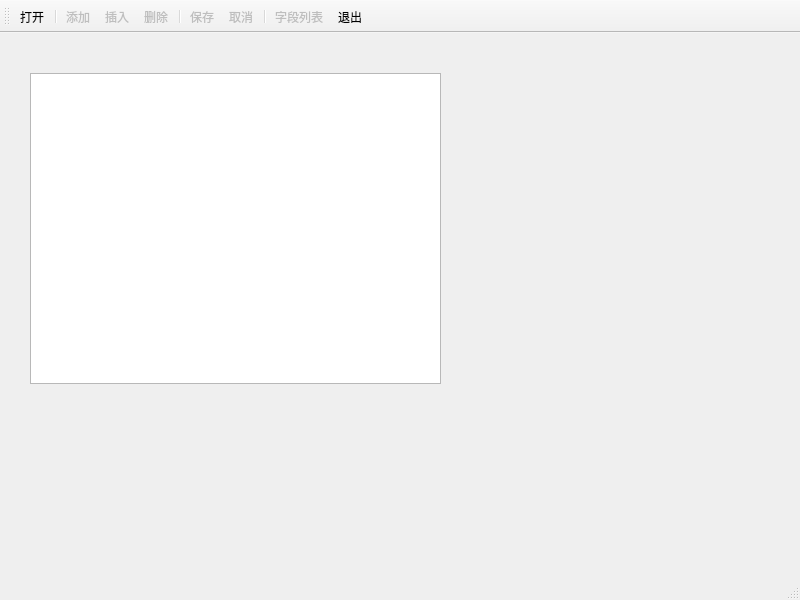
<?xml version="1.0" encoding="UTF-8"?>
<ui version="4.0">
 <class>MainWindow</class>
 <widget class="QMainWindow" name="MainWindow">
  <property name="geometry">
   <rect>
    <x>0</x>
    <y>0</y>
    <width>800</width>
    <height>600</height>
   </rect>
  </property>
  <property name="windowTitle">
   <string>MainWindow</string>
  </property>
  <widget class="QWidget" name="centralwidget">
   <widget class="QTableView" name="tableView">
    <property name="geometry">
     <rect>
      <x>30</x>
      <y>40</y>
      <width>411</width>
      <height>311</height>
     </rect>
    </property>
   </widget>
  </widget>
  <widget class="QStatusBar" name="statusbar"/>
  <widget class="QToolBar" name="toolBar">
   <property name="windowTitle">
    <string>toolBar</string>
   </property>
   <property name="toolButtonStyle">
    <enum>Qt::ToolButtonTextUnderIcon</enum>
   </property>
   <attribute name="toolBarArea">
    <enum>TopToolBarArea</enum>
   </attribute>
   <attribute name="toolBarBreak">
    <bool>false</bool>
   </attribute>
   <addaction name="actOpenDB"/>
   <addaction name="separator"/>
   <addaction name="actRecAppend"/>
   <addaction name="actRecInsert"/>
   <addaction name="actRecDelete"/>
   <addaction name="separator"/>
   <addaction name="actSubmit"/>
   <addaction name="actRevert"/>
   <addaction name="separator"/>
   <addaction name="actFields"/>
   <addaction name="actQuit"/>
  </widget>
  <action name="actOpenDB">
   <property name="icon">
    <iconset resource="res.qrc">
     <normaloff>:/icons/images/open3.bmp</normaloff>:/icons/images/open3.bmp</iconset>
   </property>
   <property name="text">
    <string>打开</string>
   </property>
   <property name="toolTip">
    <string>打开数据库</string>
   </property>
  </action>
  <action name="actRecAppend">
   <property name="enabled">
    <bool>false</bool>
   </property>
   <property name="icon">
    <iconset resource="res.qrc">
     <normaloff>:/icons/images/316.bmp</normaloff>:/icons/images/316.bmp</iconset>
   </property>
   <property name="text">
    <string>添加</string>
   </property>
   <property name="toolTip">
    <string>添加记录</string>
   </property>
  </action>
  <action name="actRecInsert">
   <property name="enabled">
    <bool>false</bool>
   </property>
   <property name="icon">
    <iconset resource="res.qrc">
     <normaloff>:/icons/images/306.bmp</normaloff>:/icons/images/306.bmp</iconset>
   </property>
   <property name="text">
    <string>插入</string>
   </property>
   <property name="toolTip">
    <string>插入记录</string>
   </property>
  </action>
  <action name="actRecDelete">
   <property name="enabled">
    <bool>false</bool>
   </property>
   <property name="icon">
    <iconset resource="res.qrc">
     <normaloff>:/icons/images/delete1.bmp</normaloff>:/icons/images/delete1.bmp</iconset>
   </property>
   <property name="text">
    <string>删除</string>
   </property>
   <property name="toolTip">
    <string>删除记录</string>
   </property>
  </action>
  <action name="actSubmit">
   <property name="enabled">
    <bool>false</bool>
   </property>
   <property name="icon">
    <iconset resource="res.qrc">
     <normaloff>:/icons/images/save1.bmp</normaloff>:/icons/images/save1.bmp</iconset>
   </property>
   <property name="text">
    <string>保存</string>
   </property>
   <property name="toolTip">
    <string>保存修改</string>
   </property>
  </action>
  <action name="actRevert">
   <property name="enabled">
    <bool>false</bool>
   </property>
   <property name="icon">
    <iconset resource="res.qrc">
     <normaloff>:/icons/images/ubdo.bmp</normaloff>:/icons/images/ubdo.bmp</iconset>
   </property>
   <property name="text">
    <string>取消</string>
   </property>
   <property name="toolTip">
    <string>取消修改</string>
   </property>
  </action>
  <action name="actFields">
   <property name="enabled">
    <bool>false</bool>
   </property>
   <property name="icon">
    <iconset resource="res.qrc">
     <normaloff>:/icons/images/124.bmp</normaloff>:/icons/images/124.bmp</iconset>
   </property>
   <property name="text">
    <string>字段列表</string>
   </property>
   <property name="toolTip">
    <string>字段列表</string>
   </property>
  </action>
  <action name="actQuit">
   <property name="icon">
    <iconset resource="res.qrc">
     <normaloff>:/icons/images/exit.bmp</normaloff>:/icons/images/exit.bmp</iconset>
   </property>
   <property name="text">
    <string>退出</string>
   </property>
   <property name="toolTip">
    <string>退出</string>
   </property>
  </action>
 </widget>
 <resources>
  <include location="res.qrc"/>
 </resources>
 <connections/>
</ui>
